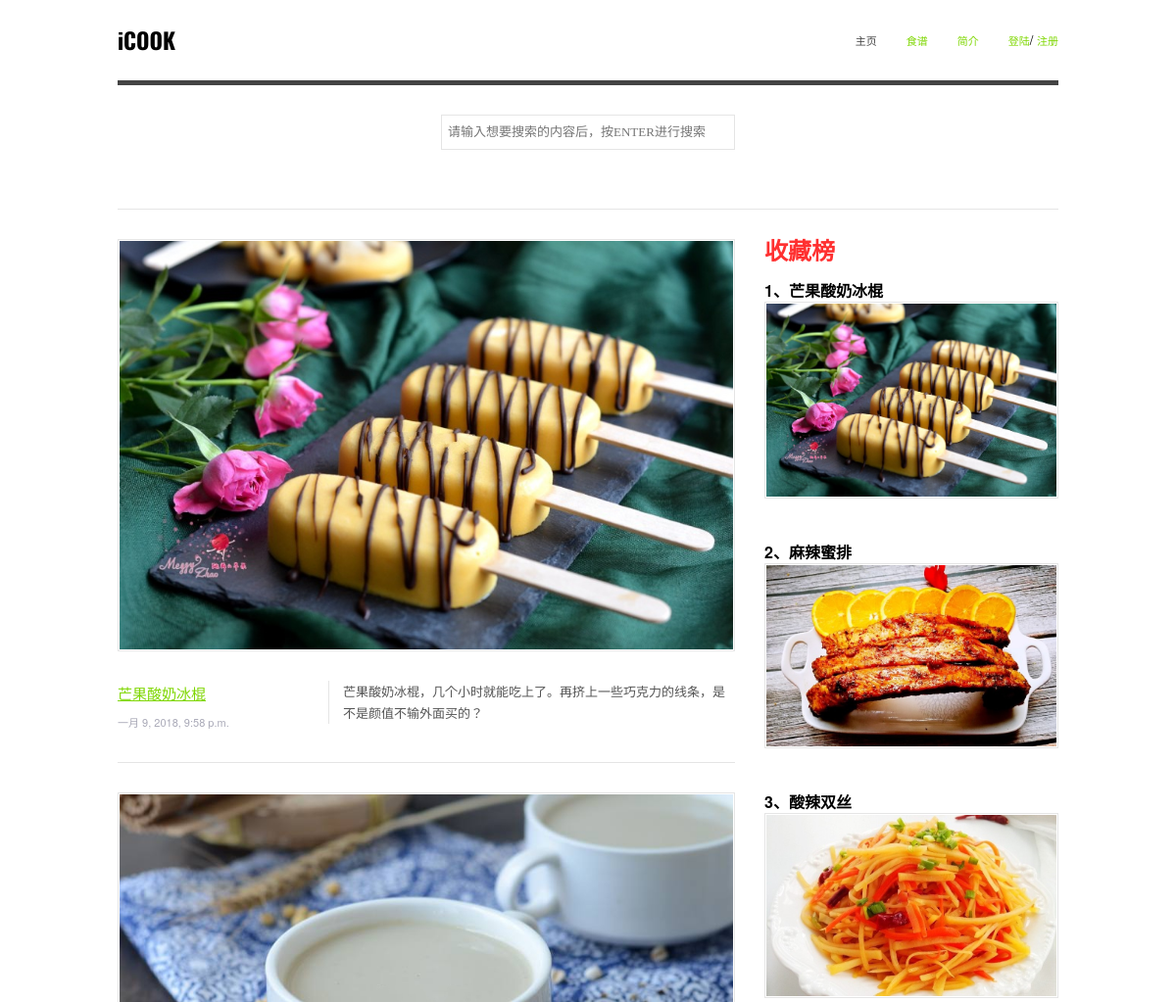
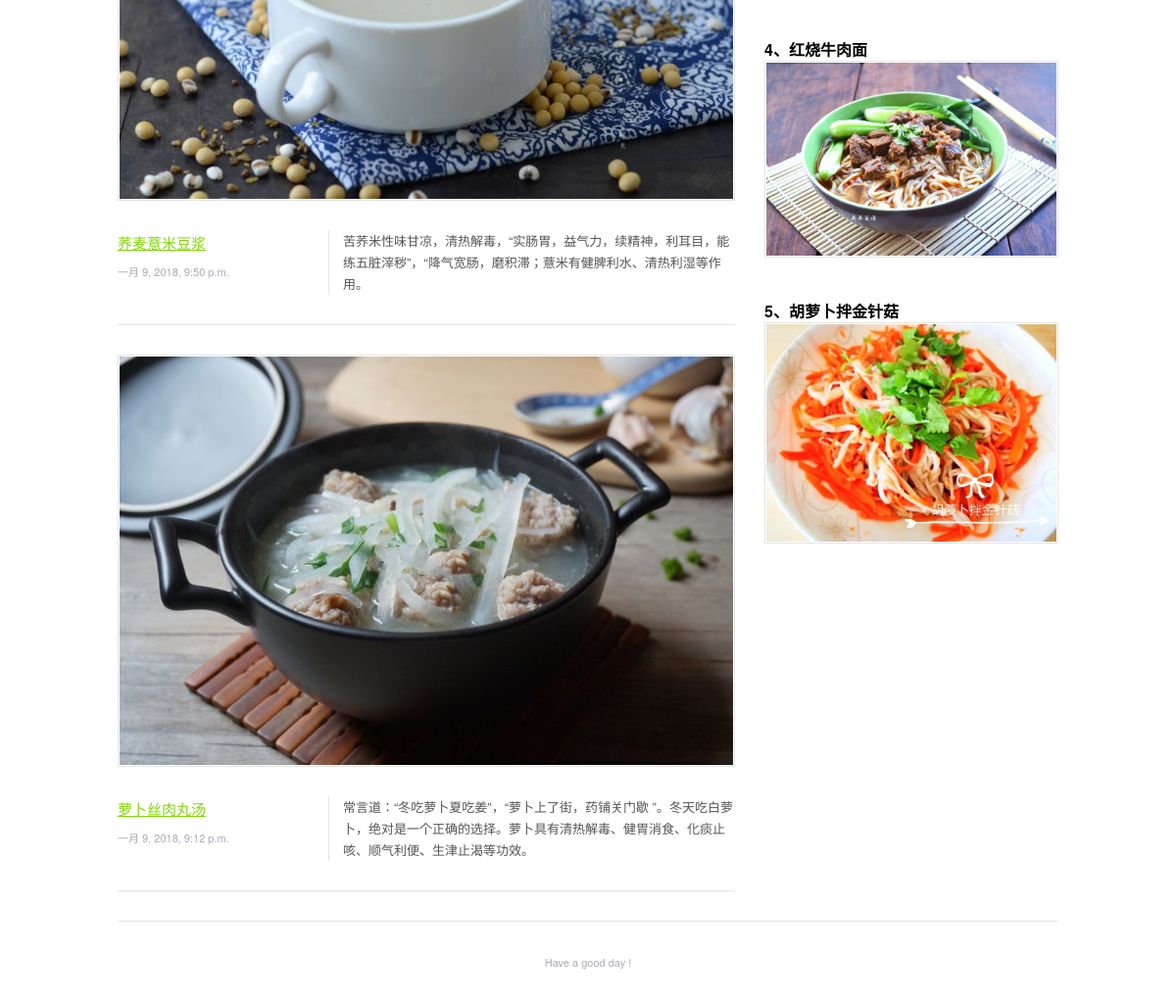
The page / on the database its author committed (2 pictures, top to bottom).
### cook/models.py (models this page shows, shortened)
class Articles(models.Model):
    TYPE_CHOICES = (
        ('meet','肉类'),
        ('vegt','素食'),
        ('rice','主食'),
        ('cold','凉菜'),
        ('soup','汤'),
        ('drink','饮品'),
        ('else','其他'),
    )
    a_name=models.CharField(max_length=20,verbose_name='菜名')
    a_picture=models.ImageField(upload_to='a_img/',verbose_name='主图片')
    a_foodstuff=models.TextField(max_length=200,verbose_name='食材')
    a_time=models.DateTimeField('data published',default=datetime.now)
    a_type=models.CharField(max_length=5,choices=TYPE_CHOICES,verbose_name='分类')
    a_words=models.CharField(max_length=100,verbose_name='简介')
    a_shouchang = models.IntegerField(default=0,verbose_name='收藏量')
    class Meta:
        verbose_name='食谱'
        verbose_name_plural = verbose_name

### cook/views.py (the view)
# urls.py: path('',views.index,name='index'),
def index(request):
    last_articles_list=Articles.objects.order_by('-a_time')[:3]
    hot_articles_list=Articles.objects.order_by('-a_shouchang')[:5]
    if request.user.is_authenticated:
        count = request.user.to_who.filter(readed=False).count()
    else:
        count = None
    return render(request,'cook/index.html',{'last_articles_list':last_articles_list,
                                            'count':count,
                                            'hot_articles_list':hot_articles_list})

### cook/templates/cook/index.html (shortened to what this page needs)
<!DOCTYPE HTML>
<html lang="en">
{% load static %}
<head>
<link href="{% static 'cook/css/style.css' %}" rel="stylesheet" type="text/css">
<link href="{% static 'cook/css/responsive.css' %}" rel="stylesheet" type="text/css">
</head>
<body>
<div id="box">
	<div class="container">
<div class="columns one">
	<div id="header">
    	<div id="logo"><a href="{% url 'cook:index' %}">iCOOK</a></div>
        <ul class="menu">
        	<li><a class="active" href="{% url 'cook:index' %}">主页</a></li>
            <li><a href="{% url 'cook:recipes' 'all' %}">食谱</a></li>
            <li><a href="{% url 'cook:about' %}">简介</a></li>
            {% if request.user.is_authenticated %}
                <li><div id="bu" align="right" class="button2">
                    <a style='color: orange' href="{% url 'cook:person' %}">消息({{ count }})</a>
                    {{ user.nick_name }}▼
                <p id="p"><a style="color: #00a0dc;" onmouseover="this.style.textDecoration='underline' " onmouseout="this.style.textDecoration='none' " href="{% url 'cook:person' %}">个人中心</a>
                <a style="color: #00a0dc;" onmouseover="this.style.textDecoration='underline' " onmouseout="this.style.textDecoration='none' " href="{% url 'users:logout' %}">注销</a></p>
                </div></li>
            {% else %}
                <li><a href="{% url 'users:login' %}">登陆</a>/
                <a href="{% url 'users:register' %}">注册</a></li>
            {% endif %}
        </ul>
    <br>
    </div>
</div>
<div class="hint columns one">
    <form action="{% url 'cook:search' %}" method="post">
    <input type="text" class="searchline" name="search" placeholder="请输入想要搜索的内容后，按ENTER进行搜索">
    </form>
</div>
<div class="columns two-thirds">
{% if last_articles_list %}
    {% for article in last_articles_list %}
	<div class="post">
    	<div class="image"><a href="{% url 'cook:single' article.id %}"><img src="{{ MEDIA_URL }}{{ article.a_picture  }}" alt="postimage" /></a></div>
            <div class="infopost">
            <h3><a href="{% url 'cook:single' article.id %}">{{ article.a_name }}</a></h3>
            <p>{{ article.a_time }}</p>
            </div>
                <div class="description">
                {{ article.a_words }}
                </div>
    </div>
    {% endfor %}
{% else %}
    <p>对不起，目前没有任何文章</p>
{% endif %}
</div>
<div class="columns one-third_last sidebar">
<div class="title"><h2>收藏榜</h2></div>
    {% for article in hot_articles_list %}
        <h5>{{ forloop.counter }}、{{ article.a_name }}</h5>
        <div class="image">
            <a href="{% url 'cook:single' article.id %}"><img src="{{ MEDIA_URL }}{{ article.a_picture }}" alt="blogimg" /></a>
        </div>
        <br><br>
    {% endfor %}
</div>
<div id="footer">
<p> Have a good day ! </p>
</div>
    </div>
</div>
</body>
</html>

### cook/static/cook/css/style.css (style rules this page uses)
* { margin:0px; padding:0px; border:0px; vertical-align:top; text-decoration:none; outline:none; }
a { color:#7fd703; }
body { background:#fff; font-size:13px; line-height:22px; font-family: 'Helvetica Neue', Helvetica,'Bitter', serif; }
#box { background: #fff; max-width: 1040px; margin-left: auto; margin-right: auto; }
#header { border-bottom:5px solid #444; padding-bottom:30px; padding-top:30px; }
.hint { padding:30px 0px; color:#333; font-size:24px; line-height:36px; text-align:center; border-bottom:1px solid #e5e5e5; margin-bottom:30px; }
#logo { float:left; }
#logo a { color:#000; font-family: 'Oswald', sans-serif; font-weight:700; font-size:23px; }
.menu { float:right; }
.menu li { list-style:none; float:left; margin-left:30px; }
.menu li a { text-transform:uppercase; font-size:11px; }
a.active { color:#444; }
.searchline { width:286px; border:1px solid #e5e5e5; padding:6px; color:#000000; font-size:13px; line-height:22px; font-family: 'Bitter', serif; margin-bottom:30px; }
.post { border-bottom:1px solid #e5e5e5; margin-bottom:30px; }
.post .infopost { float:left; width:200px; margin-bottom:30px; margin-top:30px; }
.post .infopost h3 { color:#7fd703; margin-bottom:6px; font-size:15px; line-height:25px; font-weight:normal; text-transform:uppercase; }
.post .infopost h3 a { text-decoration:underline; }
.post .infopost p { color:#aaaab8; font-size:11px; }
.post .description { float:right; margin-left:15px; padding-left:14px; margin-top:30px; border-left:1px solid #e5e5e5; margin-bottom:30px; color:#555555; width:400px; }
#footer { border-top:1px solid #e5e5e5; padding-top:30px; padding-bottom:30px; text-align:center; color:#aaaab8; font-size:11px; }
.title { color:#FF3030; text-transform:uppercase; margin-bottom:20px; }
.image { padding:1px; border:1px solid #e5e5e5; }

### cook/static/cook/css/responsive.css (style rules this page uses)
.container { position: relative; width: 960px; margin: 0px auto; padding: 0px; }
.container .column, .container .columns { float: left; display: inline; }
.container .one.columns { width: 960px; }
.container .two.columns, .container .three.columns, .container .four.columns, .container .five.columns, .container .six.columns, .container .one-third.columns, .container .two-thirds.columns, .container .one-fourth.columns, .container .three-fourths.columns, .container .one-fifth.columns, .container .two-fifths.columns, .container .two-fifths.columns, .container .three-fifths.columns, .container .four-fifths.columns, .container .one-sixth.columns, .container .two-sixths.columns, .container .three-sixths.columns, .container .four-sixths.columns, .container .five-sixths.columns { margin-right:30px; }
.container .one-third_last.columns { width: 300px; }
.container .two-thirds.columns { width: 630px; }
.container .one.columns img, .container .two.columns img, .container .three.columns img, .container .four.columns img, .container .five.columns img, .container .six.columns img, .container .one-third.columns img, .container .two-thirds.columns img, .container .one-fourth.columns img, .container .three-fourths.columns img, .container .one-fifth.columns img, .container .two-fifths.columns img, .container .three-fifths.columns img, .container .four-fifths.columns img, .container .one-sixth.columns img, .container .two-sixths.columns img, .container .three-sixths.columns img, .container .four-sixths.columns img, .container .five-sixths.columns img, .container .two_last.columns img, .container .three_last.columns img, .container .four_last.columns img, .container .five_last.columns img, .container .six_last.columns img, .container .one-third_last.columns img, .container .two-thirds_last.columns img, .container .one-fourth_last.columns img, .container .three-fourths_last.columns img, .container .one-fifth_last.columns img, .container .two-fifths_last.columns img, .container .three-fifths_last.columns img, .container .four-fifths_last.columns img, .container .one-sixth_last.columns img, .container .two-sixths_last.columns img, .container .three-sixths_last.columns img, .container .four-sixths_last.columns img, .container .five-sixths_last.columns img { max-width: 100% !important; height:auto !important; }
h2 { font-size:24px; }
h3 { font-size:23px; }
h5 { font-size:16px; }
.container:after { content: "\0020"; display: block; height: 0; clear: both; visibility: hidden; }

### rows shown on the page
Articles: a_picture (picture), a_name "芒果酸奶冰棍", a_time "一月 9, 2018, 9:58 p.m.", a_words "芒果酸奶冰棍，几个小时就能吃上了。再挤上一些巧克力的线条，是不是颜值不输外面买的？"
Articles: a_picture (picture), a_name "荞麦薏米豆浆", a_time "一月 9, 2018, 9:50 p.m.", a_words "苦荞米性味甘凉，清热解毒，“实肠胃，益气力，续精神，利耳目，能练五脏滓秽”，“降气宽肠，磨积滞；薏米有健脾利水、清热利湿等作用。"
Articles: a_picture (picture), a_name "萝卜丝肉丸汤", a_time "一月 9, 2018, 9:12 p.m.", a_words "常言道：“冬吃萝卜夏吃姜”，“萝卜上了街，药铺关门歇 ”。冬天吃白萝卜，绝对是一个正确的选择。萝卜具有清热解毒、健胃消食、化痰止咳、顺气利便、生津止渴等功效。"
Articles: a_name "麻辣蜜排", a_picture (picture)
Articles: a_name "酸辣双丝", a_picture (picture)
Articles: a_name "红烧牛肉面", a_picture (picture)
Articles: a_name "胡萝卜拌金针菇", a_picture (picture)
